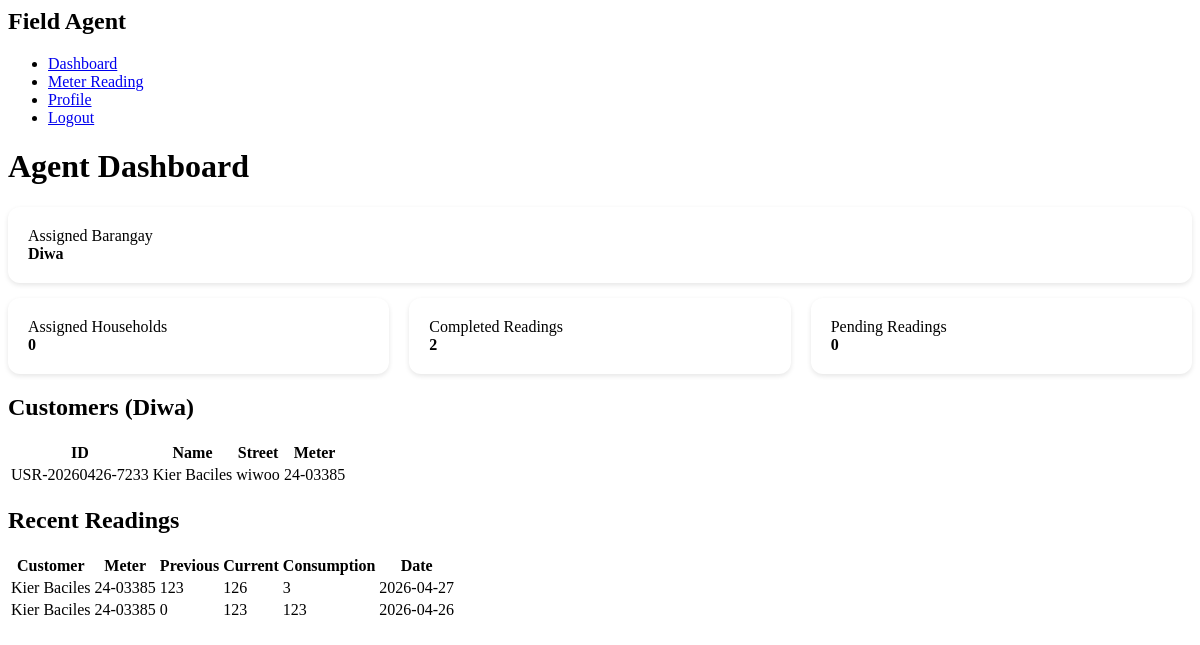
Page /agent_dashboard.php (signed in) on the committed database.
### tables this page shows
CREATE TABLE `agent_assignments` (
  `id` int(11) NOT NULL,
  `agent_id` int(11) DEFAULT NULL,
  `area` varchar(100) DEFAULT NULL,
  `total_households` int(11) DEFAULT 0,
  `created_at` timestamp NOT NULL DEFAULT current_timestamp()
);

CREATE TABLE `users` (
  `id` int(11) NOT NULL,
  `first_name` varchar(50) DEFAULT NULL,
  `last_name` varchar(50) DEFAULT NULL,
  `email` varchar(100) DEFAULT NULL,
  `contact_no` varchar(20) DEFAULT NULL,
  `password` varchar(255) DEFAULT NULL,
  `role` enum('user','admin','accountant','agent') DEFAULT 'user',
  `meter_number` varchar(50) DEFAULT NULL,
  `barangay` varchar(100) DEFAULT NULL,
  `street` varchar(100) DEFAULT NULL,
  `status` enum('active','inactive') DEFAULT 'active',
  `created_at` timestamp NOT NULL DEFAULT current_timestamp(),
  `user_code` varchar(50) DEFAULT NULL,
  `avatar` varchar(255) DEFAULT 'default.png'
);

CREATE TABLE `meter_readings` (
  `id` int(11) NOT NULL,
  `user_id` int(11) DEFAULT NULL,
  `agent_id` int(11) DEFAULT NULL,
  `previous_reading` int(11) DEFAULT 0,
  `current_reading` int(11) DEFAULT NULL,
  `consumption` int(11) DEFAULT NULL,
  `reading_date` date DEFAULT NULL,
  `status` enum('pending','completed') DEFAULT 'completed',
  `created_at` timestamp NOT NULL DEFAULT current_timestamp()
);

### agent_dashboard.php (the view, shortened to what this page needs)
<?php
include "db.php";
$agent_id = $_SESSION['user_id'];
$assignment = $conn->query("
    SELECT area, total_households
    FROM agent_assignments
    WHERE agent_id='$agent_id'
")->fetch_assoc();
$assigned_barangay = $assignment['area'] ?? "Not Assigned";
$assigned = $assignment['total_households'] ?? 0;
$completed = $conn->query("
    SELECT COUNT(*) as total
    FROM meter_readings mr
    JOIN users u ON mr.user_id = u.id
    WHERE mr.agent_id='$agent_id'
    AND u.barangay='$assigned_barangay'
")->fetch_assoc()['total'];
$pending = max($assigned - $completed, 0);
$customers = $conn->query("
    SELECT *
    FROM users
    WHERE role='user'
    AND status='active'
    AND barangay='$assigned_barangay'
");
$history = $conn->query("
    SELECT mr.*, u.first_name, u.last_name, u.street, u.meter_number
    FROM meter_readings mr
    JOIN users u ON mr.user_id = u.id
    WHERE mr.agent_id='$agent_id'
    AND u.barangay='$assigned_barangay'
    ORDER BY mr.created_at DESC
    LIMIT 5
");
?>
<link rel="stylesheet" href="dashboard.css">
<div class="layout">
    <div class="sidebar">
        <h2>Field Agent</h2>
        <ul>
            <li><a href="agent_dashboard.php">Dashboard</a></li>
            <li><a href="meter_reading.php">Meter Reading</a></li>
            <li><a href="profile.php">Profile</a></li>
            <li><a href="logout.php">Logout</a></li>
        </ul>
    </div>
    <div class="main">
        <h1>Agent Dashboard</h1>
        <div class="card" style="margin-bottom:15px;">
            Assigned Barangay<br>
            <strong><?php echo $assigned_barangay; ?></strong>
        </div>
        <div class="cards">
            <div class="card">Assigned Households<br><strong><?php echo $assigned; ?></strong></div>
            <div class="card">Completed Readings<br><strong><?php echo $completed; ?></strong></div>
            <div class="card">Pending Readings<br><strong><?php echo $pending; ?></strong></div>
        </div>
        <h2>Customers (<?php echo $assigned_barangay; ?>)</h2>
        <table>
            <tr>
                <th>ID</th>
                <th>Name</th>
                <th>Street</th>
                <th>Meter</th>
            </tr>
            <?php while($c = $customers->fetch_assoc()): ?>
            <tr>
                <td><?php echo $c['user_code']; ?></td>
                <td><?php echo $c['first_name']." ".$c['last_name']; ?></td>
                <td><?php echo $c['street']; ?></td>
                <td><?php echo $c['meter_number']; ?></td>
            </tr>
            <?php endwhile; ?>
        </table>
        <h2>Recent Readings</h2>
        <table>
            <tr>
                <th>Customer</th>
                <th>Meter</th>
                <th>Previous</th>
                <th>Current</th>
                <th>Consumption</th>
                <th>Date</th>
            </tr>
            <?php while($h = $history->fetch_assoc()): ?>
            <tr>
                <td><?php echo $h['first_name']." ".$h['last_name']; ?></td>
                <td><?php echo $h['meter_number']; ?></td>
                <td><?php echo $h['previous_reading']; ?></td>
                <td><?php echo $h['current_reading']; ?></td>
                <td><?php echo $h['consumption']; ?></td>
                <td><?php echo $h['reading_date']; ?></td>
            </tr>
            <?php endwhile; ?>
        </table>
    </div>
</div>

### dashboard.css (style rules this page uses)
.cards { display:flex; gap:20px; margin-bottom:20px; }
.card { background:white; padding:20px; border-radius:12px; flex:1; box-shadow:0 2px 5px rgba(0,0,0,0.1); }

### rows in the picture
agent_assignments: area "Diwa", total_households "0"
users: user_code "USR-20260426-7233", first_name "Kier", last_name "Baciles", street "wiwoo", meter_number "24-03385"
meter_readings: user.first_name "Kier", user.last_name "Baciles", user.meter_number "24-03385", previous_reading "123", current_reading "126", consumption "3", reading_date "2026-04-27"
meter_readings: user.first_name "Kier", user.last_name "Baciles", user.meter_number "24-03385", previous_reading "0", current_reading "123", consumption "123", reading_date "2026-04-26"

### other values in the picture
$completed "2"
$pending "0"
